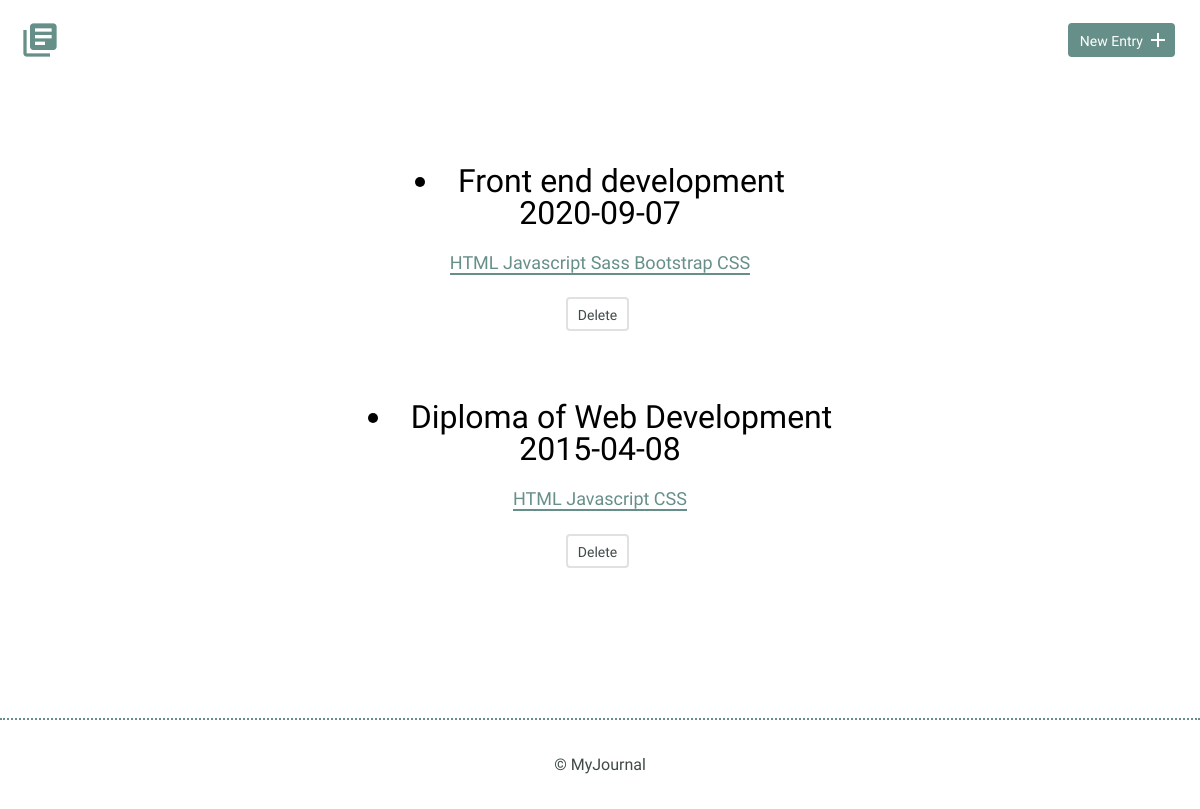
The app's page /index.php?tag=5 with its own data.
### tables this page shows
CREATE TABLE "entries_tags_link" (
	"entry_id"	INTEGER,
	"tag_id"	INTEGER
);

CREATE TABLE "entries" (
	`id`	INTEGER,
	`title`	TEXT,
	`date`	TEXT,
	`time_spent`	INTEGER,
	`learned`	BLOB,
	`resources`	BLOB,
	PRIMARY KEY(`id`)
);

CREATE TABLE "tags" (
	"id"	INTEGER,
	"tag_name"	TEXT,
	PRIMARY KEY("id" AUTOINCREMENT)
);

### inc/functions.php (called while the page is built, shortened)
<?php
function get_tags($entry_id) {
  include('dbconnect.php');
  $sql = 'SELECT * FROM tags
          INNER JOIN entries_tags_link
          ON tags.id = entries_tags_link.tag_id
          WHERE entries_tags_link.entry_id = ?';
  try {
    $results = $db->prepare($sql);
    $results->bindValue(1,$entry_id,PDO::PARAM_INT);
    $results->execute();
    return $results->fetchAll(PDO::FETCH_ASSOC);
  } catch (Exception $e) {
    echo $e->getMessage();
    return false;
  }
}
function get_entries_by_tag($tag_id) {
  include('dbconnect.php');
  $sql = 'SELECT * FROM entries
          INNER JOIN entries_tags_link
          ON entries.id = entries_tags_link.entry_id
          WHERE entries_tags_link.tag_id = ? ORDER BY date DESC';
  try {
    $results = $db->prepare($sql);
    $results->bindValue(1,$tag_id,PDO::PARAM_INT);
    $results->execute();
    return $results->fetchAll(PDO::FETCH_ASSOC);
  } catch (Exception $e) {
    echo $e->getMessage();
    return false;
  }
}
?>

### index.php (the view, shortened to what this page needs)
<?php
include('./inc/functions.php');
?>
<!DOCTYPE html>
<html>
    <head>
        <link rel="stylesheet" href="css/normalize.css">
        <link rel="stylesheet" href="css/site.css">
    </head>
    <body>
        <header>
            <div class="container">
                <div class="site-header">
                    <a class="logo" href="index.php"><i class="material-icons">library_books</i></a>
                    <a class="button icon-right" href="new.php"><span>New Entry</span> <i class="material-icons">add</i></a>
                </div>
            </div>
        </header>
        <section>
            <div class="container">
                <div class="entry-list">
                    <?php
                    if(isset($_GET['tag'])) {
                        $tag_id = filter_input(INPUT_GET, 'tag',FILTER_SANITIZE_NUMBER_INT);
                        foreach (get_entries_by_tag($tag_id) as $entry) {
                            echo "<article>";
                            echo "<h2>";
                            echo "<li><a href='detail.php?id=" .$entry['id'] . "'>" .
                            $entry['title'] . "</a></li>";
                            echo "<time>";
                            echo $entry['date'];
                            echo "</time>";
                            echo "</h2>";
                            echo "<p>";
                            $entry_id = $entry['id'];
                            foreach( get_tags($entry_id) as $tag){
                            echo "<a href='index.php?tag=" . $tag['tag_id']  ."'>" . " " . $tag['tag_name'] . " " . " </a>";
                            }
                            echo "</p>";
                            echo "<form method='post' action='index.php' onsubmit=\"return
                            confirm('Are you sure you want to delete this task?');\">\n";
                            echo "<input type='submit' class='button button-secondary' value='Delete' />\n";
                            echo "</form>";
                            echo "</article>";
                        }
                    }
                    ?>
                </div>
            </div>
        </section>
        <footer>
            <div>
                &copy; MyJournal
            </div>
        </footer>
    </body>
</html>

### css/site.css (style rules this page uses)
body { font-size: 16px; color: #404a49; font-family: 'Cousine', serif; font-weight: 400; }
.container { margin: 0 auto; padding: 0 25px; }
header .site-header { margin: 0 auto; height: 95px; }
header .logo i { color: #678f89; margin: 20px 0 0 -5px; float: left; font-size: 40px; }
header .button { float: right; margin: 33px 0 0 0; }
footer { text-align: center; padding: 35px 0; border-top: 2px dotted #678f89; }
.button { padding: 8px 10px 6px 10px; background: #678f89; border: 2px solid #678f89; border-radius: 4px; text-decoration: none; color: #FFF; position: relative; text-align: center; font-size: 14px; }
.button.button-secondary { background: #FFF; border: 2px solid #e1e1e1; color: #404a49; }
.button.icon-right { padding-right: 30px; top: -10px; }
.button.icon-right i { position: absolute; top: 3px; right: 3px; }
h1, h2, h3 { margin: 0; font-weight: 400; line-height: 1em; color: #000; }
h2 { font-size: 32px; }
h2 a { text-decoration: none; color: #000; }
p { line-height: 1.8em; font-size: 18px; }
p a { border-bottom: 2px solid #678f89; padding: 0; color: #678f89; text-decoration: none; }
.entry-list, .edit-entry, .new-entry { max-width: 800px; margin: 0 auto; padding: 70px 0 150px 0; }
.entry-list article { margin-bottom: 70px; text-align: center; }
.entry-list article:last-child { margin-bottom: 0; }
.entry-list article h2 { margin-bottom: 8px; }
input[type=submit] { margin-right: 5px; }

### records on screen
entries_tags_link: entry.title "Front end development", entry.date "2020-09-07", tag.tag_name "Javascript"
entries_tags_link: tag.tag_name "HTML"
entries_tags_link: tag.tag_name "Sass"
entries_tags_link: tag.tag_name "Bootstrap"
entries_tags_link: tag.tag_name "CSS"
entries_tags_link: entry.title "Diploma of Web Development", entry.date "2015-04-08", tag.tag_name "Javascript"
entries_tags_link: tag.tag_name "HTML"
entries_tags_link: tag.tag_name "CSS"
